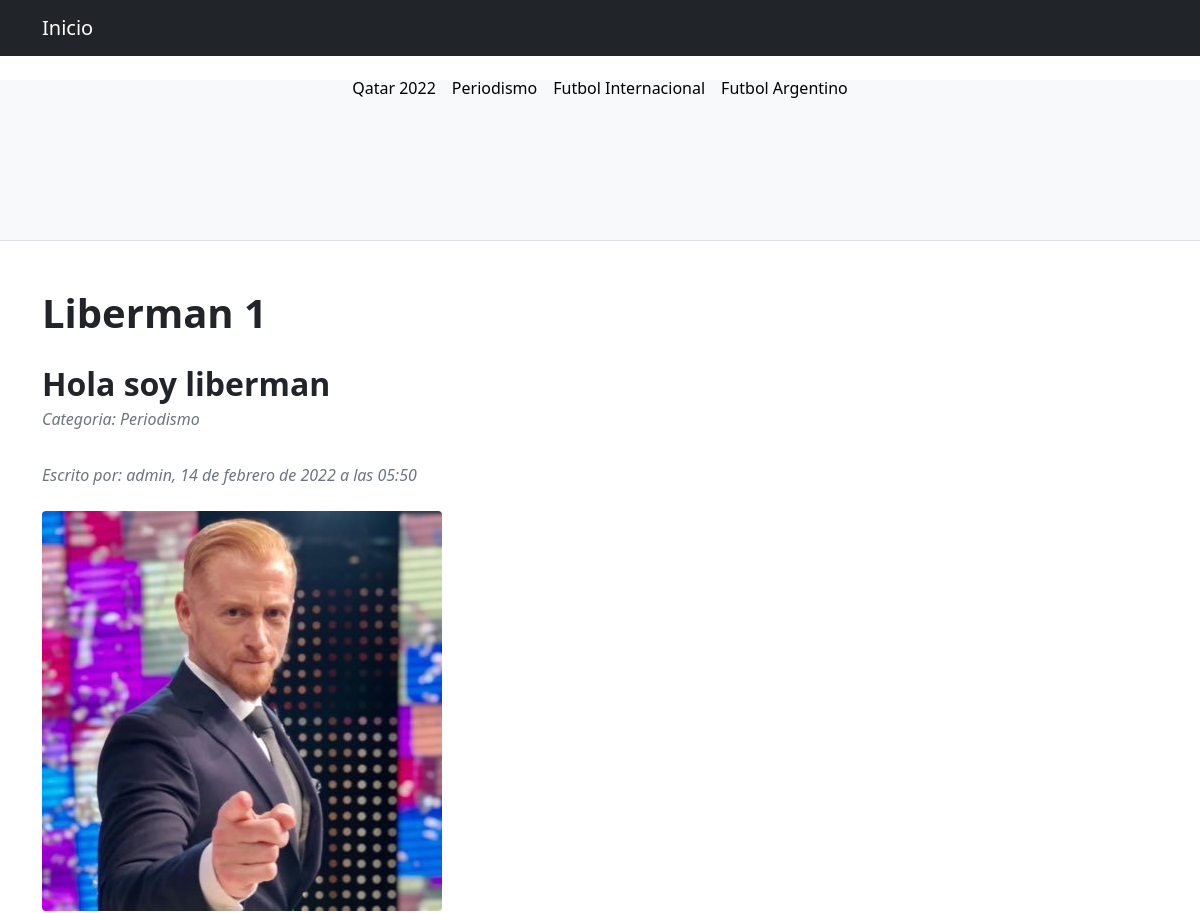
The app's page /postApp/verPost/1/ (upper part), older data.
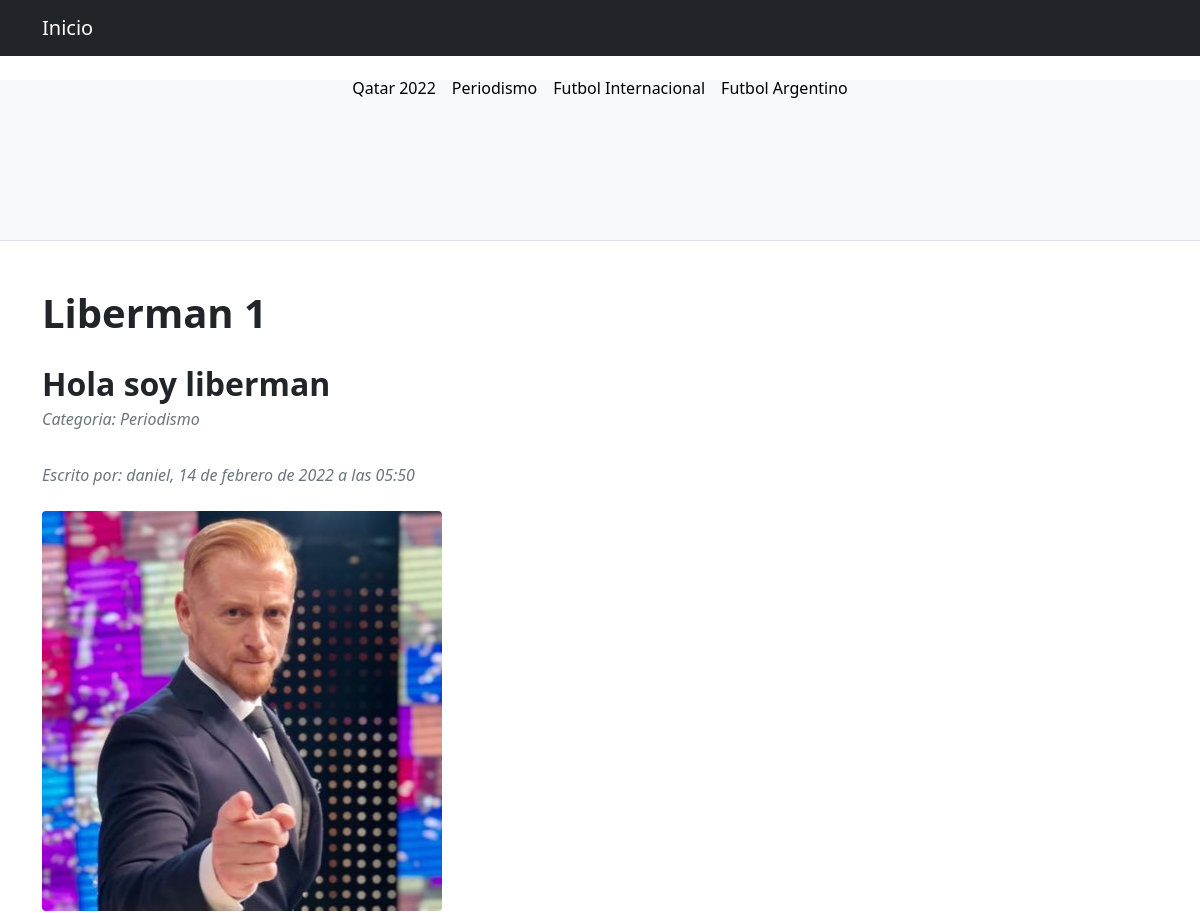
The same page, newer data.
### postApp/models.py (models this page shows, shortened)
class Post(models.Model):
    titulo = models.CharField('titulo', max_length=50, null=False, blank=False)
    subtitulo = models.CharField(
        'subtitulo', max_length=100, null=False, blank=False)
    contenido = RichTextField('contenido', null=False, blank=False)
    imagen = models.ImageField(
        upload_to='imagenes_post', null=True, blank=True)
    categoria = models.ForeignKey(Categoria,  on_delete=models.DO_NOTHING)
    autor = models.ForeignKey(User, on_delete=models.CASCADE)
    fecha_publicacion = models.DateTimeField(auto_now_add=True)
    fecha_edicion = models.DateTimeField(auto_now=True)

class Categoria(models.Model):
    nombre = models.CharField(
        'categoria', max_length=100, null=False, blank=False)
    def __str__(self):
        return self.nombre

### postApp/views.py (the view)
# urls.py: path('verPost/<pk>/', views.VerPost.as_view(), name='verPost'),
class VerPost(DetailView):
    model = Post
    template_name= "postApp/ver_post.html"

### templates/postApp/ver_post.html (shortened to what this page needs)
{% extends 'index.html' %}
    {% block blockPosts %}
        <div class="container mt-5">
            <div class="row">
                <div class="col-lg-8">
                    <article>
                        <header class="mb-4">
                            <h1 class="fw-bolder mb-1">{{object.titulo}}</h1>
                            <br>
                            <h2 class="fw-bolder mb-1">{{object.subtitulo}}</h2>
                            <div class="text-muted fst-italic mb-2">Categoria: {{object.categoria}}</div>
                            <br>
                            <div class="text-muted fst-italic mb-2">Escrito por: {{object.autor}}, {{object.fecha_publicacion}}</div>
                        </header>
                        <figure class="mb-4"><img class="img-fluid rounded" src="{{object.imagen.url}}" alt="..." /></figure>
                    </article>
                </div>
            </div>
        </div>
    {% endblock blockPosts %}

Row changes from the older to the newer data that the page shows:
changed Post "Liberman 1": autor "admin" → "daniel"
